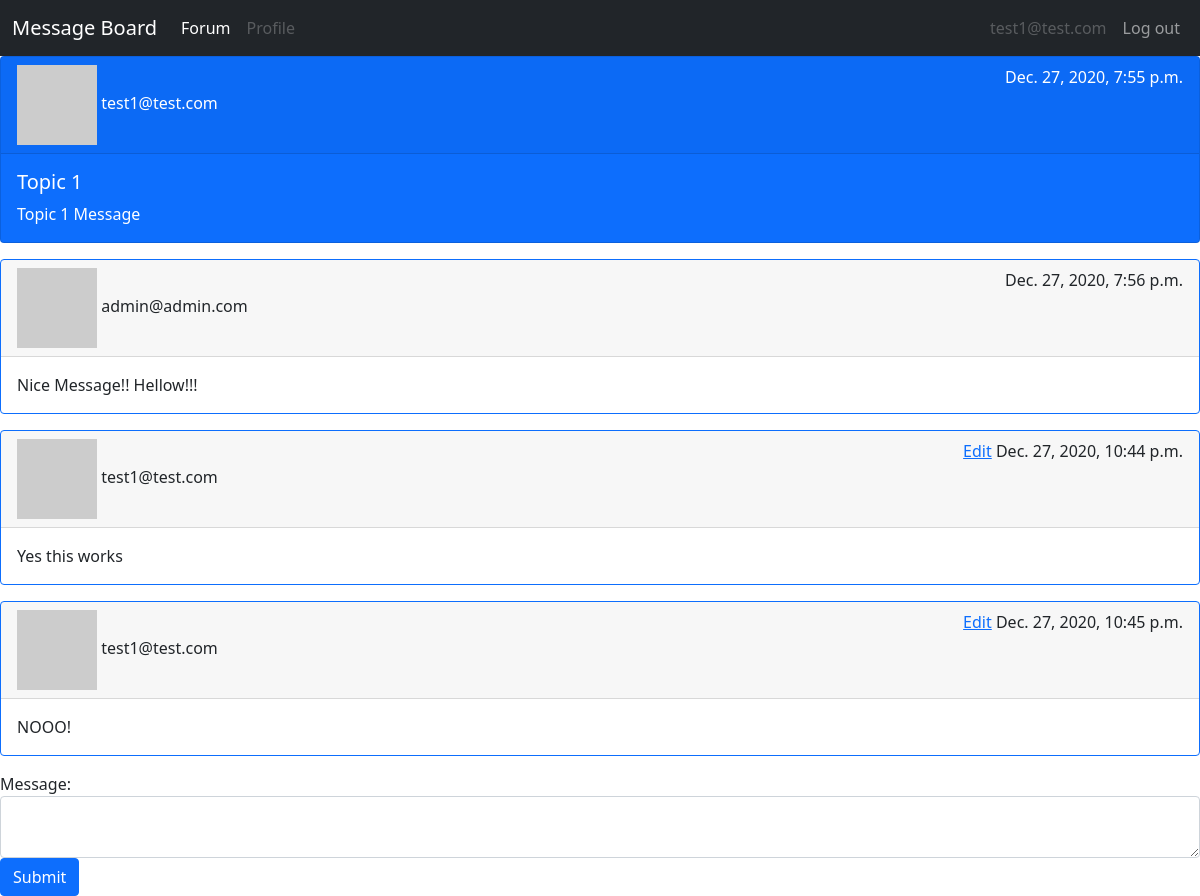
/forum/topic/1 (signed in), run on the app's committed database.
### authentication/models.py (models this page shows, shortened)
class CustomUser(AbstractUser):
    email = models.EmailField(verbose_name="email",max_length=40, unique=True)
    username = models.CharField(max_length=40,unique = True)
    userid = models.UUIDField(default=uuid.uuid4, editable=False,unique = True,primary_key=True)
    firstname = models.CharField(max_length=40)
    lastname = models.CharField(max_length=40)
    date_joined = models.DateTimeField(verbose_name="create time",auto_now_add=True )
    last_login = models.DateTimeField(verbose_name="create time",auto_now_add=True )
    is_admin = models.BooleanField(default=False)
    is_active = models.BooleanField(default=True)
    is_deleted = models.BooleanField(default=False)
    is_staff = models.BooleanField(default=False)
    is_superuser = models.BooleanField(default=False)
    USERNAME_FIELD = 'email'
    REQUIRED_FIELDS = ['username']
    objects = CustomUserManager()

### forum/models.py (models this page shows, shortened)
class Topic(models.Model):
    topictitle = models.CharField(max_length=120,verbose_name='Title')
    createdby = models.ForeignKey(authmodels.CustomUser,on_delete=models.CASCADE)
    createdtime = models.DateTimeField(auto_now_add=True, blank=True,db_index=True,verbose_name='Created Time')
    modifiedtime = models.DateTimeField(auto_now_add=True, blank=True,db_index=True,verbose_name='Modified Time')
    data = models.TextField()

class Post(models.Model):
    createdby = models.ForeignKey(authmodels.CustomUser,on_delete=models.CASCADE)
    createdtime = models.DateTimeField(auto_now_add=True, blank=True,verbose_name='Created Time')
    data = models.TextField()
    topic = models.ForeignKey(Topic,on_delete=models.CASCADE)

### forum/views.py (the view)
# urls.py: path('topic/<int:id>', views.topic, name='topic'),
@login_required
def topic(request,id):
    if request.method == "POST":
        User =  get_user_model()
        currentdate = datetime.datetime.now()
        _data = request.POST["data"]
        _post = Post()
        _post.data = _data
        _post.createdby = User.objects.get(userid=request.user.userid)
        _post.createdtime = currentdate
        _topic = Topic.objects.get(pk=request.POST["id"])
        _topic.modifiedtime = currentdate
        _topic.save()
        _post.topic = _topic
        _post.save()
        return redirect(request.path)
    else:
        context = {}
        if (len(Topic.objects.all().filter(pk=id)) > 0):
            context['topic']=Topic.objects.all().filter(pk=id)
            context['post'] = Post.objects.all().filter(topic=id).order_by('createdtime')
            context['id'] = id
        else:
            raise ValueError("Invalid Topicid")
        return render(request,'topic.html',context)

### forum/templates/topic.html (shortened to what this page needs)
{% extends "navbar.html" %}
{% block content %}
			{% for item in topic %}
			<div class="card text-white bg-primary mb-3" >
			  <div class="card-header">
			    <img src="https://robohash.org/{{item.createdby.userid}}.png?set=set1&size=100x100" alt="https://robohash.org/{{item.createdby.email}}.png?set=set3&size=100x100" class="transparent">
			  {{item.createdby.email}}
			   <span style="float:right">{{item.createdtime}}</span></div>
			  <div class="card-body">
					<h5 class="card-title">{{item.topictitle}}</h5>
					<p class="card-text">{{item.data}}</p>
			  			</div>
			   		</div>
			  {% endfor %}
			  {% for item in post %}
			<div class="card border-primary  mb-3" >
			  <div class="card-header">
			  <img src="https://robohash.org/{{item.createdby.userid}}.png?set=set1&size=100x100" alt="https://robohash.org/{{item.createdby.email}}.png?set=set3&size=100x100" class="transparent">
			  {{item.createdby.email}}
			  <span style="float:right">
			  {% if item.createdby.userid == request.user.userid %}
			  <a href="{% url 'post' id=item.pk %}?returnpath={{request.path}}">Edit</a>
			  {% endif %}
			  {{item.createdtime}}</span></div>
			  <div class="card-body">
					<p class="card-text">{{item.data}}</p>
			  			</div>
			   		</div>
			  {% endfor %}
			 <form method="POST">
				<div class="form-group">
					<label for="message">
						Message:
					</label>
					    <textarea class="form-control" id="message" rows="2" name="data"></textarea>
				</div>
				<button type="submit" class="btn btn-primary">
					Submit
				</button>
			</form>
{% endblock content %}

### authentication/templates/navbar.html (shortened to what this page needs)
<!doctype html>
<html lang="en">
  <head>
    <link href="https://cdn.jsdelivr.net/npm/bootstrap@5.0.0-beta1/dist/css/bootstrap.min.css" rel="stylesheet">
  </head>
  <body>
	<nav class="navbar navbar-expand-lg navbar-dark bg-dark">
	  <div class="container-fluid">
	    <a class="navbar-brand" href="{% url 'home' %}">Message Board</a>
	    <div class="collapse navbar-collapse" id="navbarSupportedContent">
	      <ul class="navbar-nav me-auto mb-2 mb-lg-0">
	        <li class="nav-item">
	          <a class="nav-link active" aria-current="page" href="{% url 'forumview' %}">Forum</a>
	        </li>
	        <li class="nav-item">
	          <a class="nav-link disabled" href="#">Profile</a>
	        </li>
	      </ul>
	      <ul class="navbar-nav ml-auto mb-2 mb-lg-0">
	            <li class="nav-item">
                <a class="nav-link disabled"  data-target="#myModal" data-toggle="modal">{{request.user.email}}</a>
            </li>
            <li class="nav-item">
                <a class="nav-link" href="{% url 'logout' %}" data-target="#myModal" data-toggle="modal">Log out</a>
            </li>
        </ul>
	    </div>
	  </div>
	</nav>
    {% block content %}
    {% endblock content %}
  </body>
</html>

### data on the page
CustomUser: user.email "test1@test.com"
Topic: createdby.email "test1@test.com", createdtime "Dec. 27, 2020, 7:55 p.m.", topictitle "Topic 1", data "Topic 1 Message"
Post: createdby.email "admin@admin.com", createdtime "Dec. 27, 2020, 7:56 p.m.", data "Nice Message!! Hellow!!!"
Post: createdby.email "test1@test.com", createdtime "Dec. 27, 2020, 10:44 p.m.", data "Yes this works"
Post: createdby.email "test1@test.com", createdtime "Dec. 27, 2020, 10:45 p.m.", data "NOOO!"
